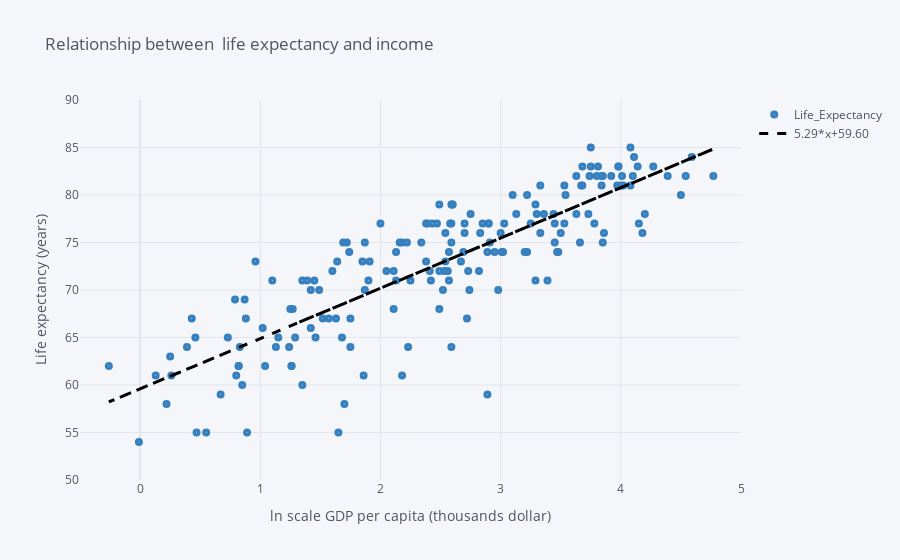

Notebook source saved alongside this figure:
### Code cell
df.iplot(x='Log_GDP',
         y='Life_Expectancy',
         text='Country_Result',
         bestfit=True,
         bestfit_colors=['black'],
         mode='markers',
         title='Relationship between  life expectancy and income',
         xTitle='ln scale GDP per capita (thousands dollar)',
         yTitle='Life expectancy (years)',
         colors = 'blue',
        xrange=[-0.5, 5],
        yrange=[ 50, 90],
         dash='solid',
         interpolation='linear',
         symbol='circle-dot',
         size=8)

### Figure 1 — Plotly figure (JSON) as saved in the notebook; plotly's stock layout.template omitted (floating-point values rounded to 4 significant figures; data arrays with more than 128 entries replaced by an {"elided": "..."} marker saying what was removed)
{"data": [{"line": {"color": "rgba(55, 128, 191, 1.0)", "dash": "solid", "shape": "linear", "width": 1.3}, "marker": {"size": 8, "symbol": "circle-dot"}, "mode": "markers", "name": "Life_Expectancy", "text": {"elided": "181 str values"}, "type": "scatter", "x": {"elided": "181 float values"}, "y": {"elided": "181 int values"}}, {"line": {"color": "rgba(0, 0, 0, 1.0)", "dash": "dash", "shape": "linear", "width": 3}, "mode": "lines", "name": "5.29*x+59.60", "type": "scatter", "x": {"elided": "181 float values"}, "y": {"elided": "181 float values"}}], "layout": {"legend": {"bgcolor": "#F5F6F9", "font": {"color": "#4D5663"}}, "paper_bgcolor": "#F5F6F9", "plot_bgcolor": "#F5F6F9", "title": {"font": {"color": "#4D5663"}, "text": "Relationship between  life expectancy and income"}, "xaxis": {"gridcolor": "#E1E5ED", "range": [-0.5, 5], "showgrid": true, "tickfont": {"color": "#4D5663"}, "title": {"font": {"color": "#4D5663"}, "text": "ln scale GDP per capita (thousands dollar)"}, "zerolinecolor": "#E1E5ED"}, "yaxis": {"gridcolor": "#E1E5ED", "range": [50, 90], "showgrid": true, "tickfont": {"color": "#4D5663"}, "title": {"font": {"color": "#4D5663"}, "text": "Life expectancy (years)"}, "zerolinecolor": "#E1E5ED"}}}
